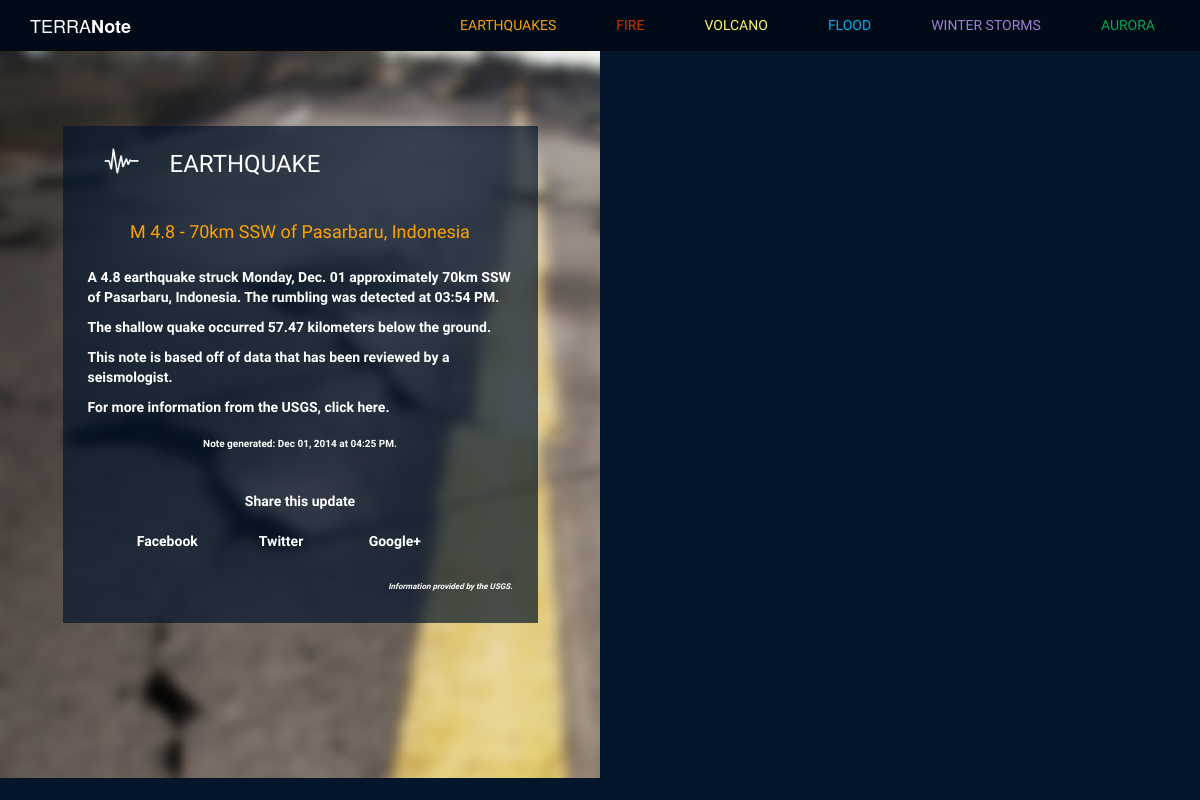
The app's page /note_example, older data.
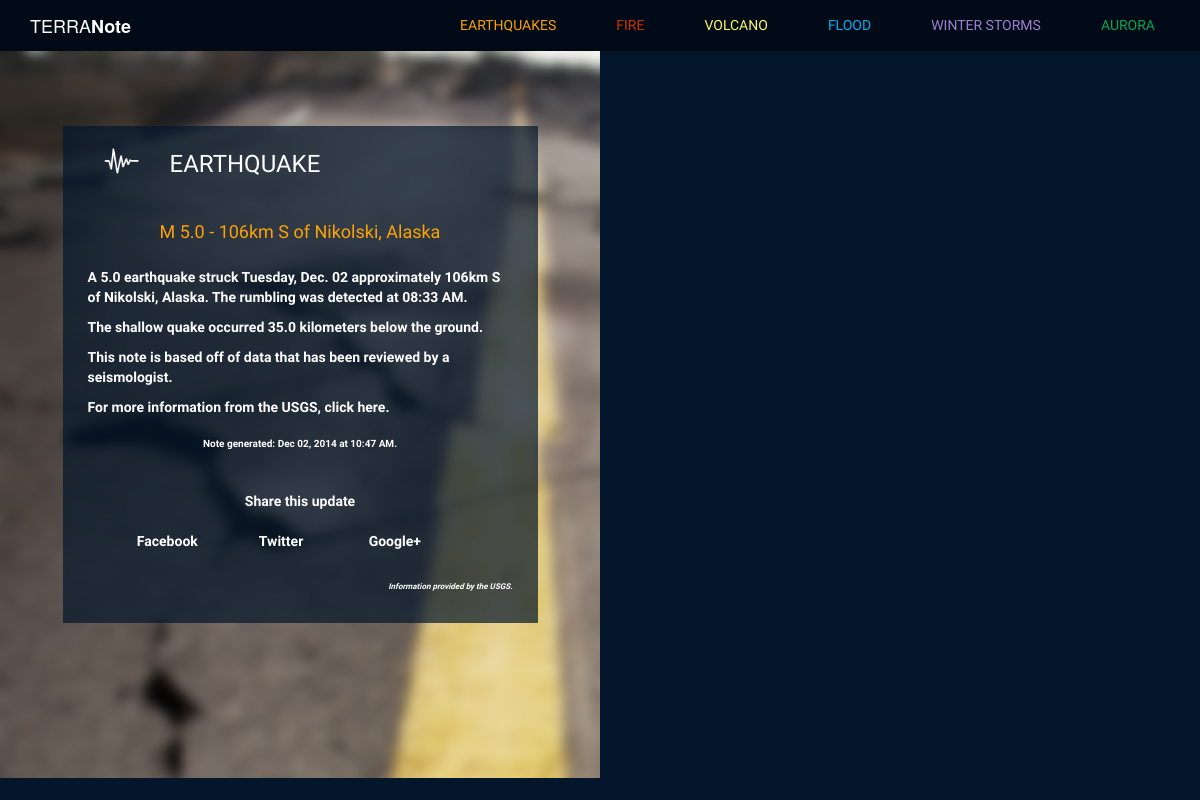
The same page, newer data.
### model.py (models this page shows)
class Quake(Base):
    __tablename__ = "quakes"
    quake_id = Column(String(50), primary_key = True)
    quake_title = Column(String, nullable = False)
    quake_type = Column(String(25), nullable = False)
    magnitude = Column(Float, nullable = False)
    place = Column(String, nullable = False)
    latitude = Column(Float, nullable = False)
    longitude = Column(Float, nullable = False)
    depth = Column(Float, nullable = False)
    quake_datetime = Column(DateTime, nullable = False)
    url = Column(String, nullable = False)
    seismictype = Column(String, nullable = False)
    status = Column(String, nullable = False)
    felt = Column(Integer, nullable = True)
    tsunami = Column(Integer, nullable = True)
    recordtime = Column(DateTime, nullable = False)

### note.py (the view)
@app.route("/note_example")
def note():
	quake = db_session.query(Quake).order_by(Quake.quake_datetime.desc()).first()
	return render_template("quake.html", quake=quake)

### templates/quake.html (shortened to what this page needs)
{% extends 'base.html' %}
{% block body %}
<div class="notepage">
	<div class="col-sm-6" id="quake-background">
		<div class="col-sm-1"></div>
			<div class="col-sm-10"  id="note-background">
				<div class="note">
					{% if quake.seismictype == 'earthquake' %}
						<div class="row">
							<div class="header">
								<img class="icon" src="/static/images/quake-icon.png"/>
								<h3 class="type">EARTHQUAKE</h3>
							</div>
						</div>
						<div class="headline quake-orange">
							<h4>{{ quake.quake_title }}</h4>
						</div>
						<div class="summary">
							<p>A {{ quake.magnitude }} earthquake struck {{ quake.quake_datetime.strftime('%A') }}, {{ quake.quake_datetime.strftime('%b. %d') }} approximately {{ quake.place }}. The rumbling was detected at {{ quake.quake_datetime.strftime('%I:%M %p') }}.
								{% if quake.depth <= 70 %}
									<p>The shallow quake occurred {{ quake.depth }} kilometers below the ground.</p>
									{% elif quake.depth > 300 %}
									<p>The deep quake occurred {{ quake.depth }} kilometers below the earth's surface.</p>
									{% else %}
									<p>The quake happened {{ quake.depth }} kilometers below the ground.</p>
								{% endif %}
							<div class="review_status">
								{% if quake.status == 'automatic' %}
								<p>This note is based off of computer-generated data and has not yet been reviewed by a seismologist.</p>
								{% else %}
								<p>This note is based off of data that has been reviewed by a seismologist.</p>
								{% endif %}
								<p>For more information from the USGS, click <a href="{{ quake.url }}">here.</a></p>
							</div>
						</div>
						{% endif %}
					<div class="post-time">
						Note generated: {{ quake.recordtime.strftime('%b %d, %Y at %I:%M %p') }}.
					</div>
					<div class="share">
						<div class="row" id="share">
						Share this update
						</div>
						<div class="row">
							<div class="col-sm-1"></div>
                            <div class="col-sm-3"><a href="">Facebook</a></div>
                            <div class="col-sm-3"><a href="">Twitter</a></div>
                            <div class="col-sm-3"><a href="">Google+</a></div>
                            <div class="col-sm-2"></div>
						</div>
					</div>
					<div class="attribution">
						<em>Information provided by the USGS.</em>
					</div>
				</div>
			</div>
		<div class="col-sm-1"></div>
	</div>
	<div class="col-sm-6">
			<div class="row">
				<div id="single-map"></div>
			</div>
	</div>
</div>
{% endblock %}

### templates/base.html (shortened to what this page needs)
<html>
    <head>
        <link href="/static/bootstrap/css/bootstrap.min.css" rel="stylesheet">
        <link href="/static/note.css" rel="stylesheet">
        <div class="navbar navbar-inverse navbar-static-top">
            <div class="container">
                <div class="navbar-header">
                    <img src=""><a class="navbar-brand" href="/">TERRA<strong>Note</strong></a>
                </div>
                <div class="navbar-collapse collapse">
                    <ul class="nav navbar-nav navbar-right">
                            <li><span class="quake-orange nav-link"><a href="/quakes">EARTHQUAKES</a></span></li>
                            <li><span class="fire-red nav-link"><a href="/fires"> FIRE </a></span></li>
                            <li><span class="volcano-yellow nav-link"><a href="/volcanoes"> VOLCANO </a></span></li>
                            <li><span class="weather-blue nav-link"><a href="/floods"> FLOOD </a></span></li>
                            <li><span class="winter-purple nav-link"><a href="/winterstorms"> WINTER STORMS </a></span></li>
                            <li><span class="aurora-green nav-link"><a href="/aurora"> AURORA </a></span></li>
                    </ul>
                </div>
            </div>
        </div>
    </head>
    <body>
        {% block body %}
        {% endblock %}
    </body>
</html>

### static/note.css (style rules this page uses)
body { background-color: #04162b; color: #FFFFFF }
a { color:inherit; text-decoration: none; }
.note { font-family: 'Raleway', sans-serif; font-weight: 700; }
.navbar { margin-bottom: 0px; }
.navbar-inverse .navbar-brand { color: #FFFFFF; }
.navbar-right { margin-top: 15px; font-family: 'Raleway', sans-serif; font-weight: 400; }
.navbar-inverse { background-color: #000b17; }
.nav-link { margin-left: 30px; margin-right: 30px; }
.header { margin-bottom: 25px; }
.note { padding-left: 10px; padding-right: 10px; padding-bottom: 20px; color: #FFFFFF; }
.type { margin-left: 25px; padding-top: 5px; }
.headline { margin-top: 20px; margin-bottom: 25px; text-align: center; font-family: 'Raleway', sans-serif; font-weight: 800; }
.post-time { text-align: center; padding-top: 10px; padding-bottom: 10px; font-size: 10px; }
.share { padding-top: 10px; padding-bottom: 10px; text-align: center; }
.attribution { text-align: right; padding-top: 20px; padding-bottom: 10px; font-size: 8px; }
#note-background { margin-top: 75px; margin-bottom: 75px; background: rgba(4, 22, 43, 0.7); }
#share { padding-top: 20px; padding-bottom: 20px; text-align: center; }
img.icon { height: 30px; padding-right: 30px; padding-left: 30px; float: left; }
#single-map { width: 100%; height: 727px; }
#quake-background { background-image: url("/static/images/quake-blur-sfw.jpg"); height: 727px; }
.quake-orange { color: #fda204; }
.aurora-green { color: #00a651; }
.volcano-yellow { color: #fff568; }
.fire-red { color: #cd3202; }
.weather-blue { color: #00aeef; }
.winter-purple { color: #a07ed3; }

Row changes from the older to the newer data that the page shows:
no longer on this page (row edited): Quake: quake_title "M 4.8 - 70km SSW of Pasarbaru, Indonesia", magnitude "4.8", quake_datetime "Monday", quake_datetime "Dec. 01", place "70km SSW of Pasarbaru, Indonesia", quake_datetime "03:54 PM", depth "57.47", recordtime "Dec 01, 2014 at 04:25 PM"
added Quake: quake_title "M 5.0 - 106km S of Nikolski, Alaska", magnitude "5.0", quake_datetime "Tuesday", quake_datetime "Dec. 02", place "106km S of Nikolski, Alaska", quake_datetime "08:33 AM", depth "35.0", recordtime "Dec 02, 2014 at 10:47 AM"
